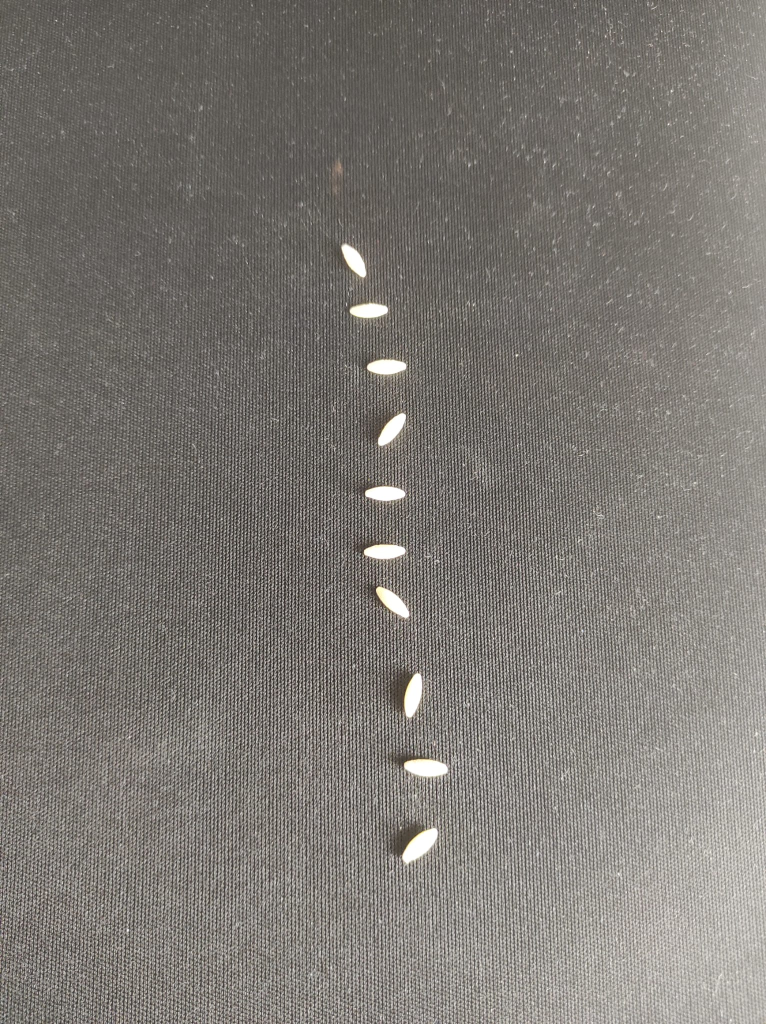
#> input picture ödev.3/GoruntuIslemeOdev3/pirinc.jpeg, 1532 x 2048 px (shown at 1/2 size)
$ python Odev.3.py
#> lines starting #> are read from the running program, lines starting #| are printed output that depends on the picture; after the words box and inside, x2 and y2 are one past the last pixel; in counts of white or black regions, pixels touching at a corner belong together
#> further down, goruntu is the input picture: shape (2048, 1532, 3); mean B, G, R 115.5, 120.6, 124.5
import cv2
import numpy as np

def pirinc_say(goruntu):
    # Görüntüyü gri seviyeye dönüştürür.
    gri_goruntu = cv2.cvtColor(goruntu, cv2.COLOR_BGR2GRAY)

    # Eşikleme işlemi ile sadece pirinçleri ayırır.
    eşik_deger = 127
    eşikli_goruntu = cv2.threshold(gri_goruntu, eşik_deger, 255, cv2.THRESH_BINARY)[1]
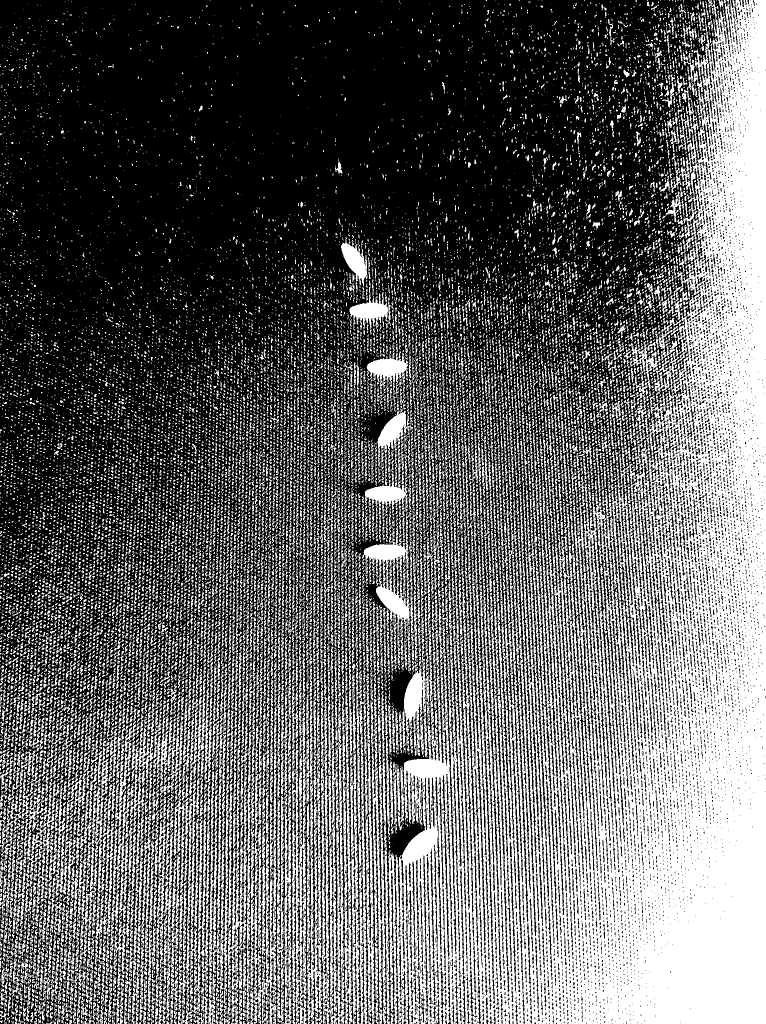
#> eşikli_goruntu: shape (2048, 1532) (shown at 1/2 size); 39.2% white; 19013 white regions (14727 under 20 px), largest, box (x1, y1, x2, y2) and area: (776, 0, 1532, 2048) 650593, (644, 1369, 749, 2048) 30135, (500, 1412, 568, 2048) 12769

    # Morfolojik işlemler ile istenmeyen arka planları temizler.
    kernel = np.ones((3, 3), np.uint8)
    eşikli_goruntu = cv2.morphologyEx(eşikli_goruntu, cv2.MORPH_OPEN, kernel)
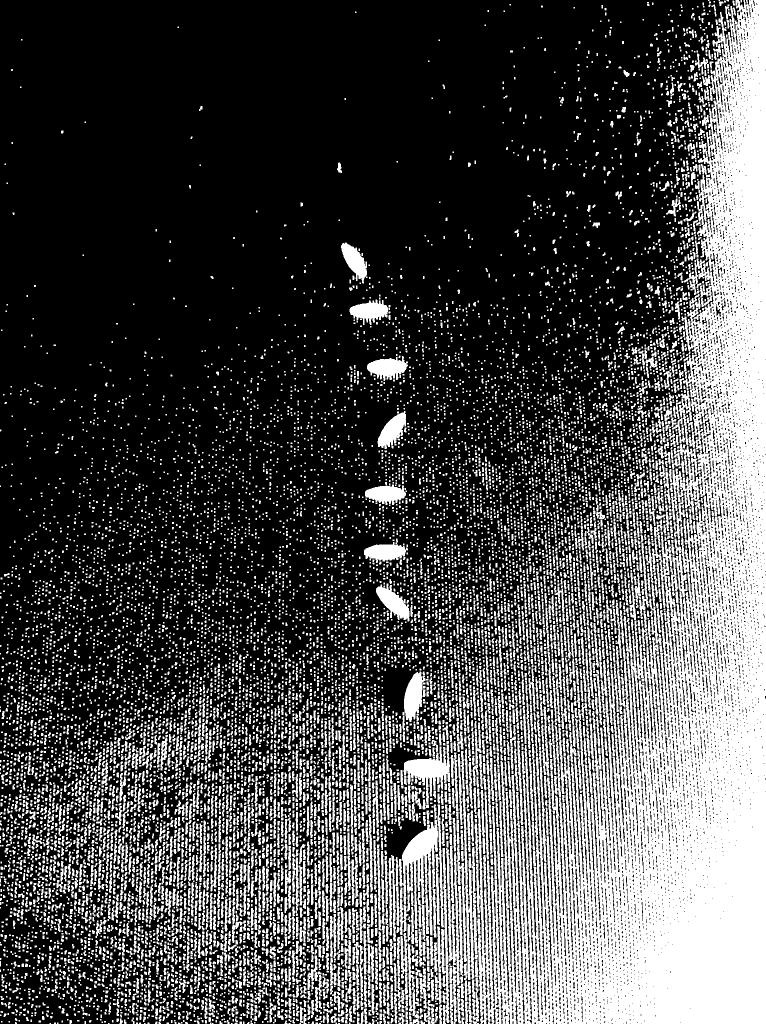
#> eşikli_goruntu: shape (2048, 1532) (shown at 1/2 size); 29.6% white; 14298 white regions (8794 under 20 px), largest, box (x1, y1, x2, y2) and area: (1035, 0, 1532, 2048) 433712, (952, 1550, 1048, 2048) 20411, (798, 1640, 876, 1871) 7484

    # Büyütme ve küçültme işlemlerini kullanarak pirinç tanelerini birbirinden ayırır.
    büyütme_faktörü = 2
    eşikli_goruntu = cv2.resize(eşikli_goruntu, (0, 0), fx=büyütme_faktörü, fy=büyütme_faktörü)
#> eşikli_goruntu: shape (4096, 3064)
    eşikli_goruntu = cv2.resize(eşikli_goruntu, (0, 0), fx=1 / büyütme_faktörü, fy=1 / büyütme_faktörü)
#> eşikli_goruntu: shape (2048, 1532)

    # Sayma ve etiketleme fonksiyonları ile pirinç sayısını hesaplar.
    etiketler, sayi = cv2.connectedComponents(eşikli_goruntu)
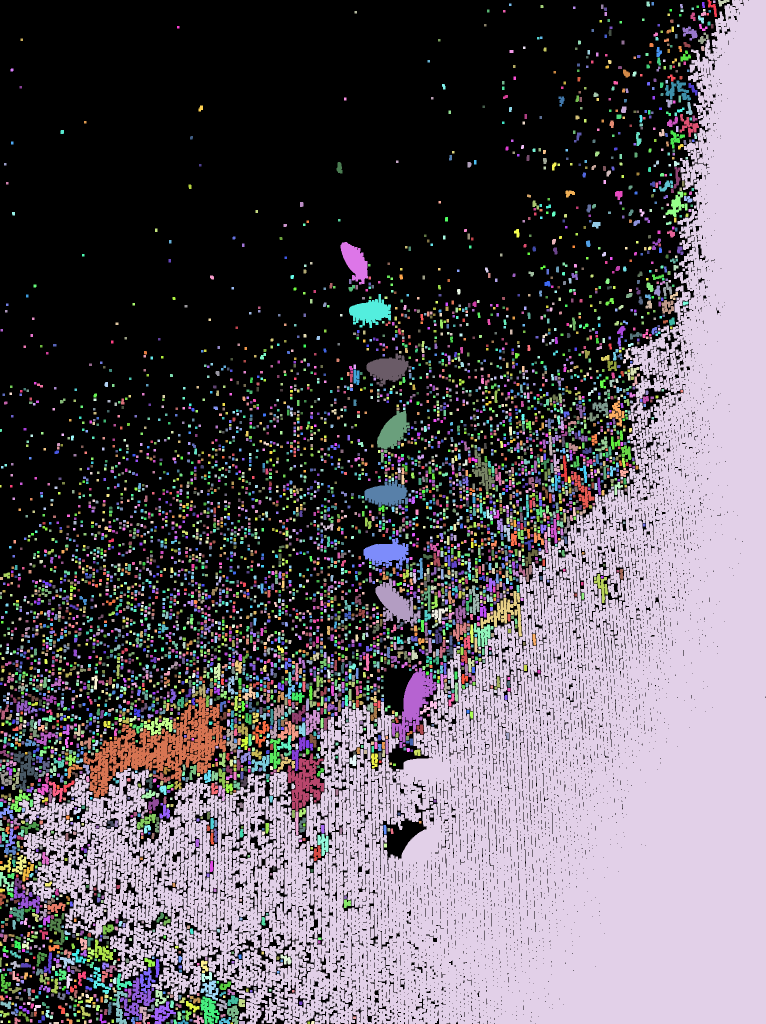
#> sayi: shape (2048, 1532) int32 (shown at 1/2 size); 6426 distinct labels, from 0 to 6425; one colour per label, 0 black
#> etiketler = 6426
    return sayi


# Görüntüyü yükler.
goruntu = cv2.imread("pirinc.jpeg")

# Pirinç sayısını hesaplar.
pirinc_sayisi = pirinc_say(goruntu)

# Pirinç sayısını yazdırır.
print("Pirinç sayısı:", pirinc_sayisi)
#> (printed output is left out)
